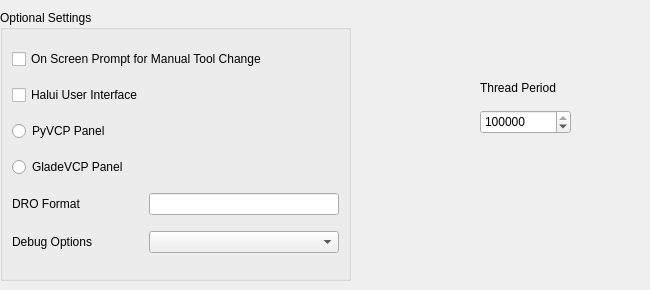
    <widget class="QWidget" name="tab_3">
     <attribute name="title">
      <string>Options</string>
     </attribute>
     <widget class="QSpinBox" name="threadPeriodSB">
      <property name="geometry">
       <rect>
        <x>480</x>
        <y>110</y>
        <width>91</width>
        <height>24</height>
       </rect>
      </property>
      <property name="maximum">
       <number>250000</number>
      </property>
      <property name="singleStep">
       <number>1000</number>
      </property>
      <property name="value">
       <number>100000</number>
      </property>
     </widget>
     <widget class="QLabel" name="label_211">
      <property name="geometry">
       <rect>
        <x>480</x>
        <y>80</y>
        <width>161</width>
        <height>16</height>
       </rect>
      </property>
      <property name="text">
       <string>Thread Period</string>
      </property>
     </widget>
     <widget class="QGroupBox" name="gridGroupBox_19">
      <property name="geometry">
       <rect>
        <x>0</x>
        <y>10</y>
        <width>351</width>
        <height>271</height>
       </rect>
      </property>
      <property name="title">
       <string>Optional Settings</string>
      </property>
      <layout class="QGridLayout" name="gridLayout_6">
       <item row="4" column="0">
        <widget class="QLabel" name="label_13">
         <property name="text">
          <string>DRO Format</string>
         </property>
        </widget>
       </item>
       <item row="0" column="0" colspan="2">
        <widget class="QCheckBox" name="manualToolChangeCB">
         <property name="text">
          <string>On Screen Prompt for Manual Tool Change</string>
         </property>
        </widget>
       </item>
       <item row="2" column="0">
        <widget class="QRadioButton" name="pyvcpCB">
         <property name="text">
          <string>PyVCP Panel</string>
         </property>
        </widget>
       </item>
       <item row="3" column="0">
        <widget class="QRadioButton" name="gladevcpCB">
         <property name="text">
          <string>GladeVCP Panel</string>
         </property>
        </widget>
       </item>
       <item row="1" column="0">
        <widget class="QCheckBox" name="haluiCB">
         <property name="text">
          <string>Halui User Interface</string>
         </property>
        </widget>
       </item>
       <item row="4" column="1">
        <widget class="QLineEdit" name="dro_format_le">
         <property name="toolTip">
          <string>&lt;html&gt;&lt;head/&gt;&lt;body&gt;&lt;p&gt;Follows the Python format&lt;/p&gt;&lt;p&gt;6.2 6 digits to the left and 2 decimal places&lt;/p&gt;&lt;p&gt;+3.3 force the plus sign with 3 left and 3 decimal places&lt;/p&gt;&lt;/body&gt;&lt;/html&gt;</string>
         </property>
        </widget>
       </item>
       <item row="5" column="0">
        <widget class="QLabel" name="label_107">
         <property name="text">
          <string>Debug Options</string>
         </property>
        </widget>
       </item>
       <item row="5" column="1">
        <widget class="QComboBox" name="debugCombo"/>
       </item>
      </layout>
     </widget>
    </widget>
